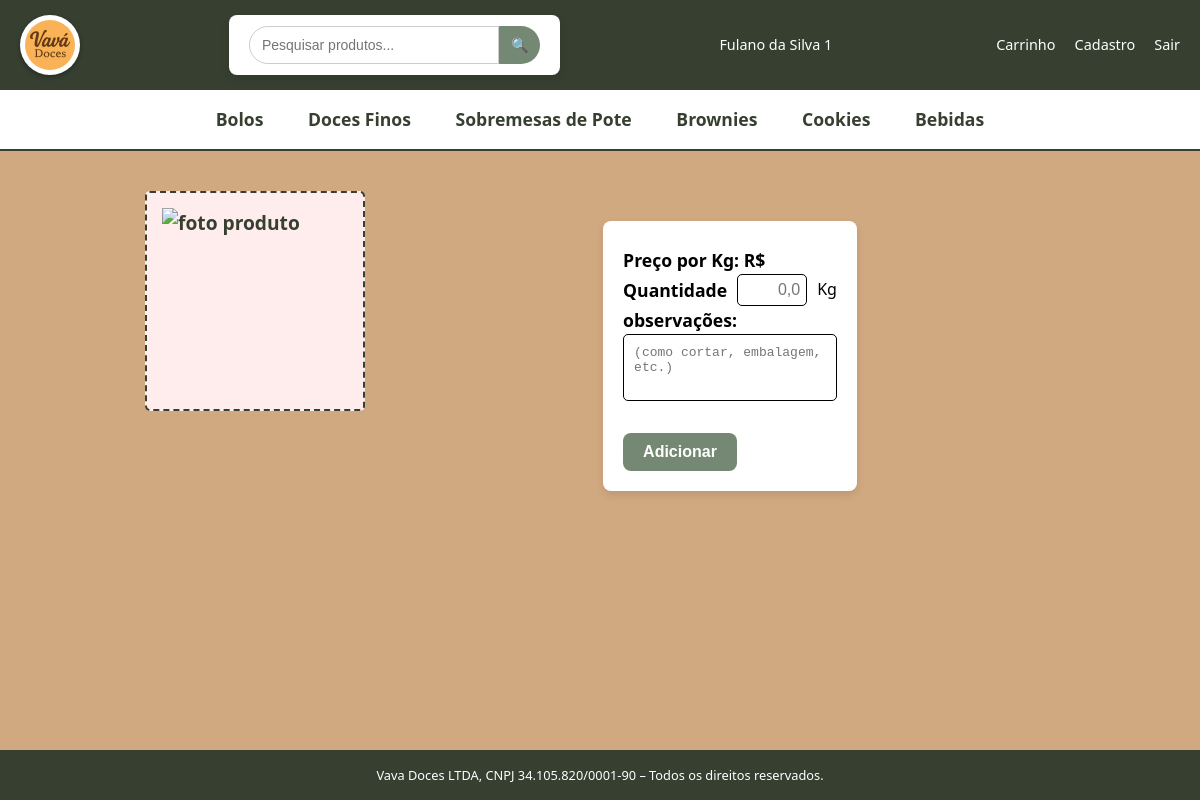
Page /adicionaProd.php (signed in) on the committed database.
### tables this page shows
create table categoria (
     id int auto_increment primary key,
     nome varchar(20) not null
 );

### menu.php (the view)
<?php
include_once("conexao.php");
$sqlCategorias = "SELECT id, nome FROM categoria";
$resultadoCategorias = mysqli_query($link, $sqlCategorias);
?>
<nav class="menu-principal">
    <?php while ($categoria = mysqli_fetch_assoc($resultadoCategorias)): ?>
        <a href="index.php?cat=<?php echo $categoria['id']; ?>" class="item-menu">
            <?php echo $categoria['nome']; ?>
        </a>
    <?php endwhile; ?>
</nav>

### estilo.css (style rules this page uses)
* { margin: 0; padding: 0; box-sizing: border-box; }
body { font-family: "Segoe UI", Tahoma, Geneva, Verdana, sans-serif; background-color: #d1a980; color: #000000; line-height: 1.6; }
nav { background-color: #ffffff; padding: 15px 0; text-align: center; border-bottom: 2px solid #363f30; }
nav a { margin: 0 20px; color: #363f30; text-decoration: none; font-weight: bold; font-size: 1.1em; }
nav { background-color: #ffffff; padding: 15px 0; }

### rows in the picture
categoria: nome "Bolos"
categoria: nome "Doces Finos"
categoria: nome "Sobremesas de Pote"
categoria: nome "Brownies"
categoria: nome "Cookies"
categoria: nome "Bebidas"

### other values in the picture
$_SESSION['usuario_nome'] "Fulano da Silva 1"
$tipo "Kg"
$unidade "Kg"
